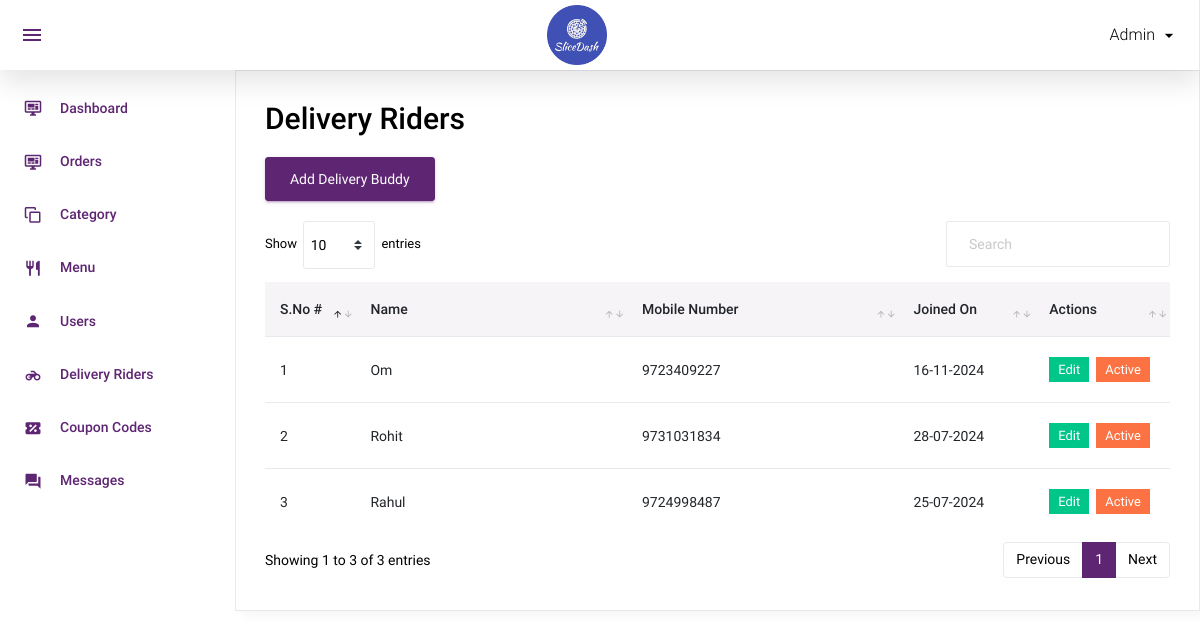
/admin/delivery_boy.php (signed in), run on the app's committed database.
### tables this page shows
CREATE TABLE `delivery_boy` (
  `id` int(11) NOT NULL,
  `name` varchar(50) NOT NULL,
  `mobile` varchar(50) NOT NULL,
  `password` varchar(50) NOT NULL,
  `status` int(11) NOT NULL,
  `added_on` datetime NOT NULL
);

### admin/delivery_boy.php (the view, shortened to what this page needs)
<?php
include('top.php');
$sql="select * from delivery_boy order by id desc";
$res=mysqli_query($con,$sql);
?>
  <div class="card">
            <div class="card-body">
              <h1 class="grid_title">Delivery Riders</h1>
              <a href="manage_delivery_boy.php" class="btn btn-primary">Add Delivery Buddy</a>
			  <div class="row grid_box">
                <div class="col-12">
                  <div class="table-responsive">
                    <table id="order-listing" class="table">
                      <thead>
                        <tr>
                            <th width="10%">S.No #</th>
                            <th width="30%">Name</th>
                            <th width="30%">Mobile Number</th>
							<th width="15%">Joined On</th>
                            <th width="15%">Actions</th>
                        </tr>
                      </thead>
                      <tbody>
                        <?php if(mysqli_num_rows($res)>0){
						$i=1;
						while($row=mysqli_fetch_assoc($res)){
						?>
						<tr>
                            <td><?php echo $i?></td>
                            <td><?php echo $row['name']?></td>
                            <td><?php echo $row['mobile']?></td>
							<td><?php
							$dateStr= strtotime($row['added_on']);
							echo date('d-m-Y',$dateStr);
							?></td>
							<td>
                            <a href="manage_delivery_boy.php?id=<?php echo $row['id']?>"><label class="badge badge-success hand_cursor">Edit</label></a>&nbsp;
                                <?php
								if($row['status']==1){
								?>
								<a href="?id=<?php echo $row['id']?>&type=deactive"><label class="badge badge-danger hand_cursor">Active</label></a>
								<?php
								}else{
								?>
								<a href="?id=<?php echo $row['id']?>&type=active"><label class="badge badge-info hand_cursor">Deactive</label></a>
								<?php
								}
								?>
							</td>
                        </tr>
                        <?php
						$i++;
						} } else { ?>
						<tr>
							<td colspan="5">No data found</td>
						</tr>
						<?php } ?>
                      </tbody>
                    </table>
                  </div>
				</div>
				</div>
              </div>
            </div>
          </div>
<?php include('footer.php');?>

### data on the page
delivery_boy: name "Om", mobile "9723409227", added_on "16-11-2024"
delivery_boy: name "Rohit", mobile "9731031834", added_on "28-07-2024"
delivery_boy: name "Rahul", mobile "9724998487", added_on "25-07-2024"
